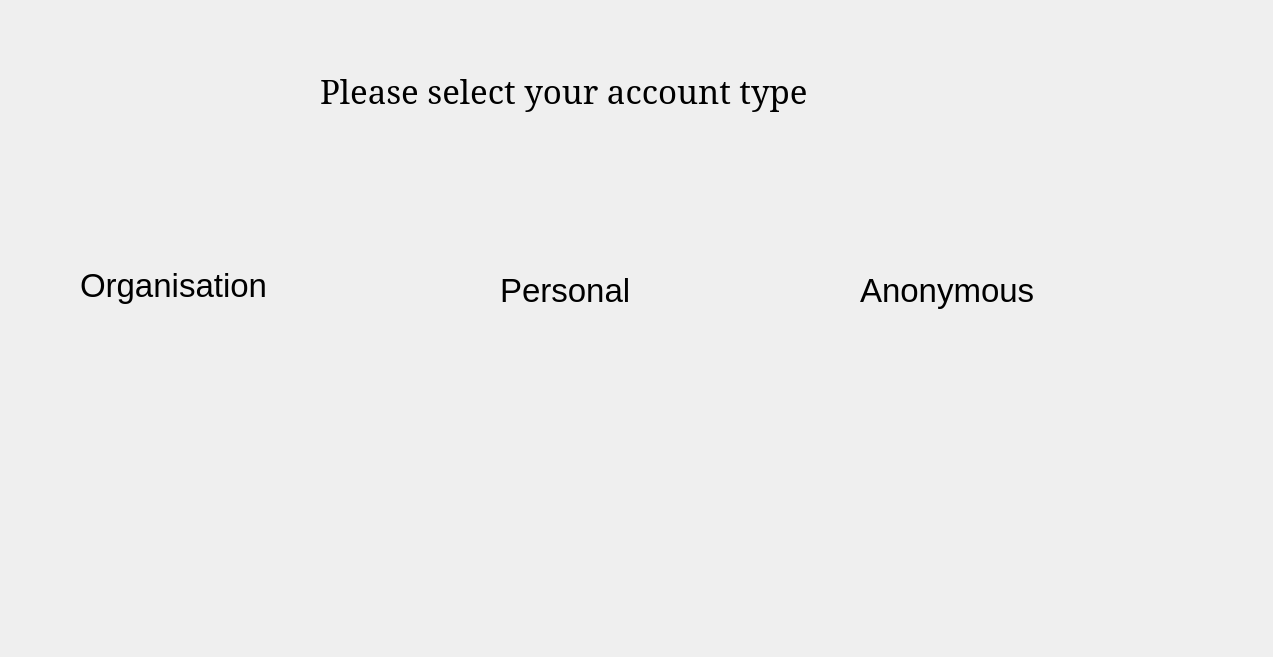
<?xml version="1.0" encoding="UTF-8"?>
<ui version="4.0">
 <class>Startwindow</class>
 <widget class="QWidget" name="Startwindow">
  <property name="geometry">
   <rect>
    <x>0</x>
    <y>0</y>
    <width>1273</width>
    <height>657</height>
   </rect>
  </property>
  <property name="windowTitle">
   <string>Form</string>
  </property>
  <widget class="QLabel" name="AnonymousLabel">
   <property name="geometry">
    <rect>
     <x>860</x>
     <y>200</y>
     <width>311</width>
     <height>181</height>
    </rect>
   </property>
   <property name="font">
    <font>
     <pointsize>25</pointsize>
    </font>
   </property>
   <property name="text">
    <string>Anonymous</string>
   </property>
   <property name="buddy">
    <cstring></cstring>
   </property>
  </widget>
  <widget class="QLabel" name="PersonalLabel">
   <property name="geometry">
    <rect>
     <x>500</x>
     <y>190</y>
     <width>261</width>
     <height>201</height>
    </rect>
   </property>
   <property name="font">
    <font>
     <pointsize>25</pointsize>
    </font>
   </property>
   <property name="text">
    <string>Personal</string>
   </property>
  </widget>
  <widget class="QLabel" name="OrganisationLabel">
   <property name="geometry">
    <rect>
     <x>80</x>
     <y>210</y>
     <width>281</width>
     <height>151</height>
    </rect>
   </property>
   <property name="font">
    <font>
     <pointsize>25</pointsize>
    </font>
   </property>
   <property name="text">
    <string>Organisation</string>
   </property>
  </widget>
  <widget class="QLabel" name="label">
   <property name="geometry">
    <rect>
     <x>320</x>
     <y>50</y>
     <width>721</width>
     <height>81</height>
    </rect>
   </property>
   <property name="font">
    <font>
     <family>SimSun</family>
     <pointsize>25</pointsize>
    </font>
   </property>
   <property name="text">
    <string>Please select your account type</string>
   </property>
  </widget>
 </widget>
 <resources/>
 <connections/>
</ui>
